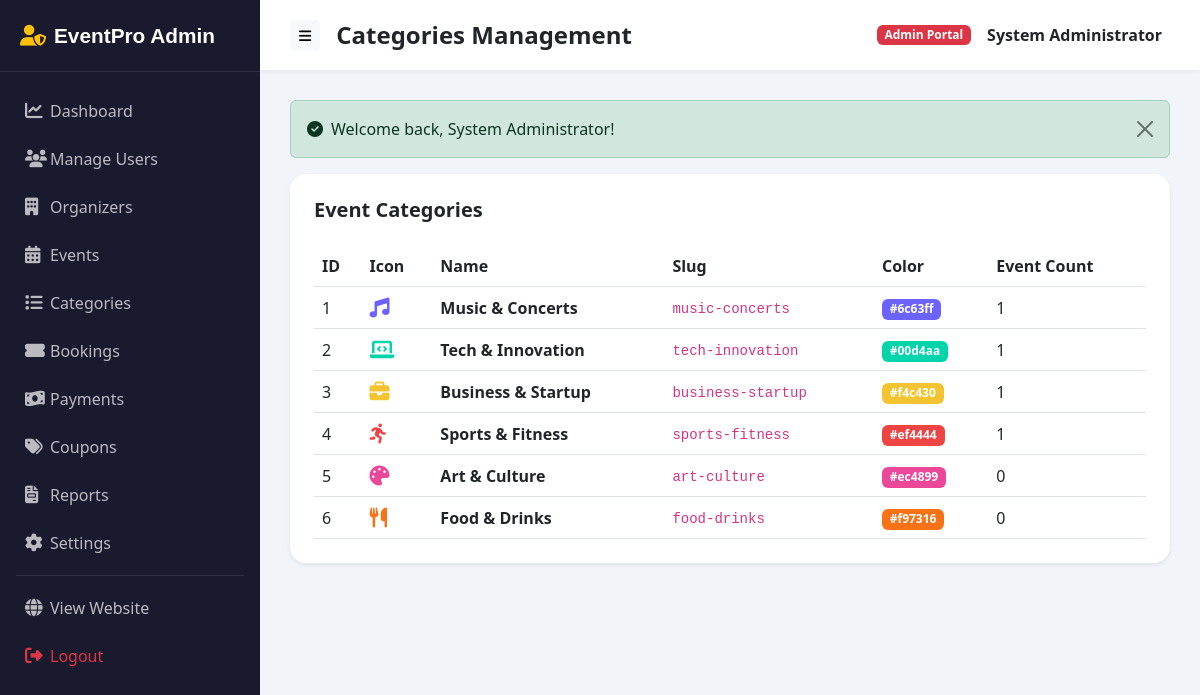
Screenshot of /admin/categories.php (signed in) with the database file from the repository.
### tables this page shows
CREATE TABLE IF NOT EXISTS `categories` (
  `id` INT AUTO_INCREMENT PRIMARY KEY,
  `name` VARCHAR(100) NOT NULL,
  `slug` VARCHAR(100) NOT NULL UNIQUE,
  `icon` VARCHAR(50) DEFAULT 'fa-calendar',
  `color` VARCHAR(20) DEFAULT '#6c63ff',
  `description` TEXT DEFAULT NULL,
  `sort_order` INT DEFAULT 0,
  `status` ENUM('active', 'inactive') DEFAULT 'active',
  `created_at` DATETIME DEFAULT CURRENT_TIMESTAMP
);

### includes/functions.php (called while the page is built, shortened)
<?php
function get_categories(PDO $pdo): array {
    $stmt = $pdo->query("SELECT c.*, COUNT(e.id) as event_count
                         FROM categories c
                         LEFT JOIN events e ON c.id = e.category_id AND e.status = 'active'
                         WHERE c.status = 'active'
                         GROUP BY c.id ORDER BY c.sort_order ASC");
    return $stmt->fetchAll();
}

### admin/categories.php (the view, shortened to what this page needs)
<?php
include '../includes/admin/header.php';
$categories = get_categories($pdo);
?>
<div class="card border-0 shadow-sm rounded-4 p-4">
    <h5 class="fw-bold mb-4">Event Categories</h5>
    <div class="table-responsive">
        <table class="table table-hover align-middle mb-0">
            <thead>
                <tr>
                    <th>ID</th>
                    <th>Icon</th>
                    <th>Name</th>
                    <th>Slug</th>
                    <th>Color</th>
                    <th>Event Count</th>
                </tr>
            </thead>
            <tbody>
                <?php foreach($categories as $c): ?>
                    <tr>
                        <td><?= $c['id'] ?></td>
                        <td><i class="fas <?= $c['icon'] ?> fa-lg" style="color: <?= $c['color'] ?>;"></i></td>
                        <td><strong><?= xss_clean($c['name']) ?></strong></td>
                        <td><code><?= $c['slug'] ?></code></td>
                        <td><span class="badge" style="background-color: <?= $c['color'] ?>;"><?= $c['color'] ?></span></td>
                        <td><?= $c['event_count'] ?></td>
                    </tr>
                <?php endforeach; ?>
            </tbody>
        </table>
    </div>
</div>
<?php include '../includes/admin/footer.php'; ?>

### rows the page displays
categories: id "1", name "Music & Concerts", slug "music-concerts", color "#6c63ff", event_count "1"
categories: id "2", name "Tech & Innovation", slug "tech-innovation", color "#00d4aa", event_count "1"
categories: id "3", name "Business & Startup", slug "business-startup", color "#f4c430", event_count "1"
categories: id "4", name "Sports & Fitness", slug "sports-fitness", color "#ef4444", event_count "1"
categories: id "5", name "Art & Culture", slug "art-culture", color "#ec4899", event_count "0"
categories: id "6", name "Food & Drinks", slug "food-drinks", color "#f97316", event_count "0"

### other values shown
xss_clean($page_title) "Categories Management"
xss_clean($_SESSION['user_name']) "System Administrator"
xss_clean($flash['message']) "Welcome back, System Administrator!"
